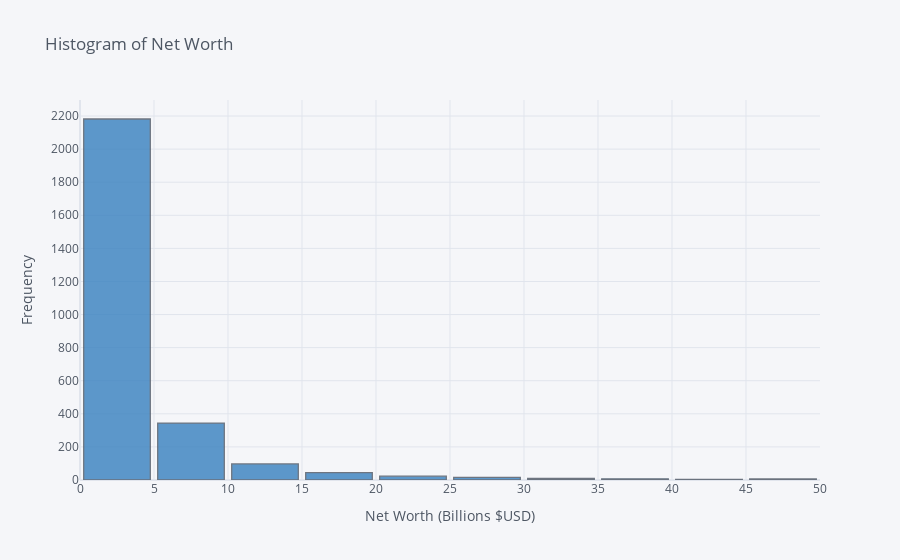

Notebook code for this chart:
### Code cell
networth_hist = df[['NetWorth']].figure(kind="histogram", 
                        bins=(0, 50, 5), 
                        title="Histogram of Net Worth", 
                        xTitle="Net Worth (Billions $USD)", 
                        yTitle="Frequency",
                        theme="pearl",
                        color="blue",
                        bargap=0.1,
                        orientation="v",
                        text="NetWorth")
networth_hist.update_yaxes(nticks=20)
networth_hist.update_xaxes(nticks=20)
display(networth_hist)

### Figure 1 — Plotly figure (JSON) as saved in the notebook; plotly's stock layout.template omitted (floating-point values rounded to 4 significant figures; data arrays with more than 128 entries replaced by an {"elided": "..."} marker saying what was removed)
{"data": [{"autobinx": false, "histfunc": "count", "histnorm": "", "marker": {"color": "rgba(55, 128, 191, 1.0)", "line": {"color": "#4D5663", "width": 1.3}}, "name": "NetWorth", "opacity": 0.8, "orientation": "v", "type": "histogram", "x": {"elided": "2755 float values"}, "xbins": {"end": 50, "size": 5, "start": 0}}], "layout": {"bargap": 0.1, "barmode": "overlay", "legend": {"bgcolor": "#F5F6F9", "font": {"color": "#4D5663"}}, "paper_bgcolor": "#F5F6F9", "plot_bgcolor": "#F5F6F9", "title": {"font": {"color": "#4D5663"}, "text": "Histogram of Net Worth"}, "xaxis": {"gridcolor": "#E1E5ED", "nticks": 20, "showgrid": true, "tickfont": {"color": "#4D5663"}, "title": {"font": {"color": "#4D5663"}, "text": "Net Worth (Billions $USD)"}, "zerolinecolor": "#E1E5ED"}, "yaxis": {"gridcolor": "#E1E5ED", "nticks": 20, "showgrid": true, "tickfont": {"color": "#4D5663"}, "title": {"font": {"color": "#4D5663"}, "text": "Frequency"}, "zerolinecolor": "#E1E5ED"}}}
